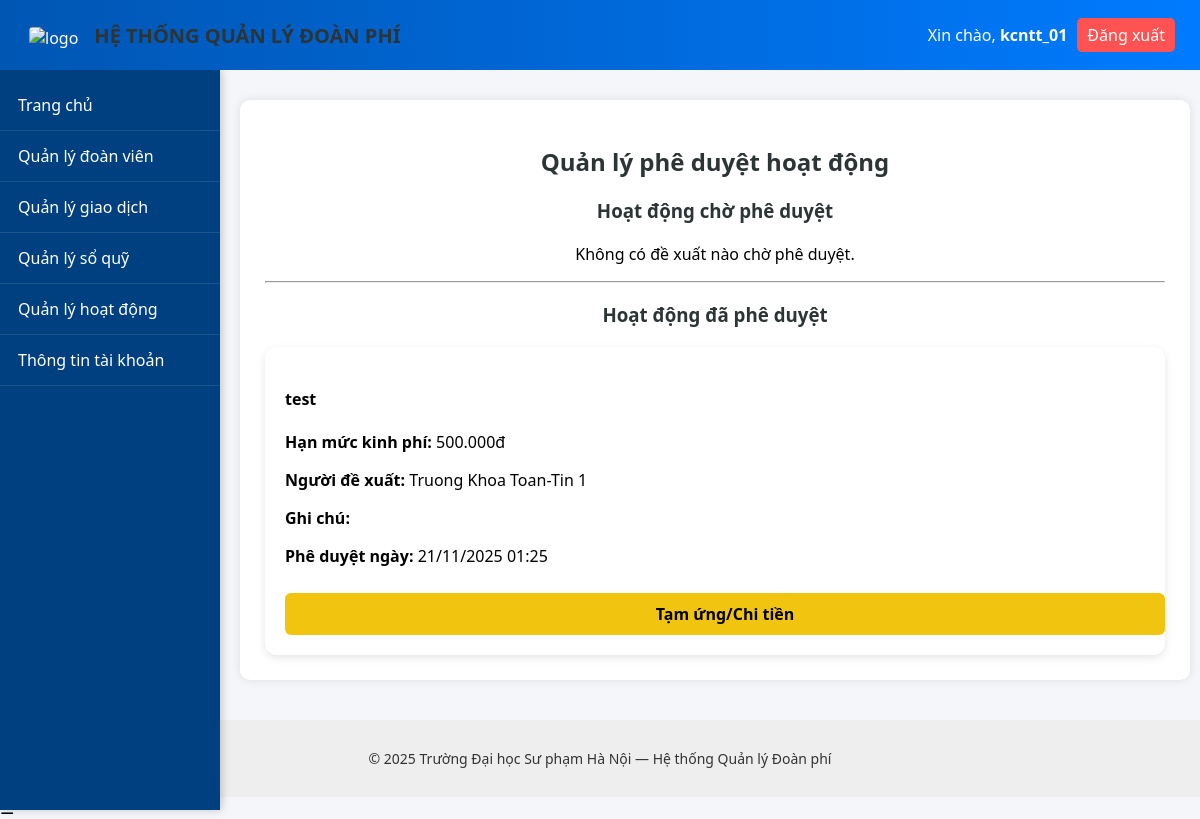
Page /pages/activity_approval.php (signed in) on the earlier database version.
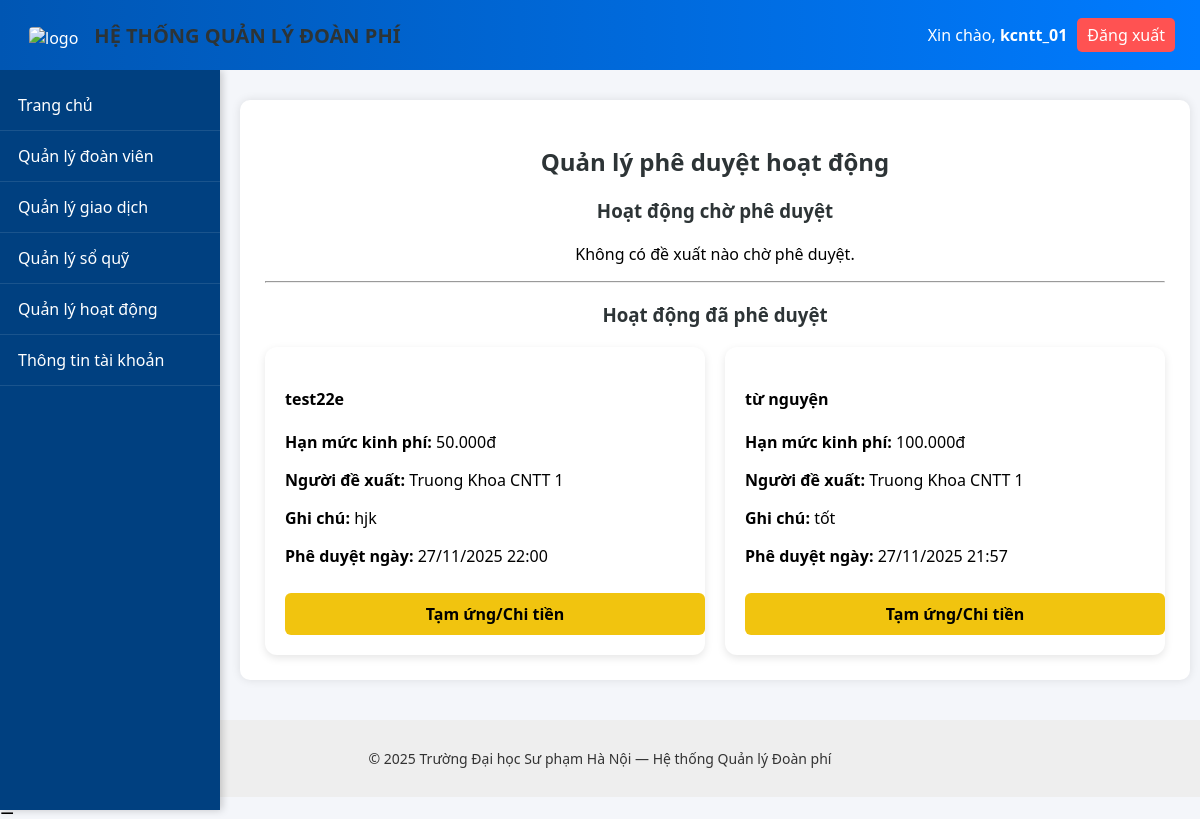
Same page on the later database version.
### tables this page shows
CREATE TABLE `activity_proposal` (
  `id` int(11) NOT NULL,
  `title` varchar(255) NOT NULL,
  `content` text DEFAULT NULL,
  `estimated_budget` decimal(12,2) NOT NULL DEFAULT 0.00,
  `expected_date` date NOT NULL,
  `proposer_id` int(11) NOT NULL,
  `unit_type` varchar(50) DEFAULT NULL,
  `unit_id` int(11) DEFAULT NULL,
  `status` varchar(50) DEFAULT 'Chờ phê duyệt',
  `approved_by` int(11) DEFAULT NULL,
  `approved_at` datetime DEFAULT NULL,
  `rejection_reason` text DEFAULT NULL,
  `approved_budget` decimal(12,2) DEFAULT NULL,
  `approval_comment` text DEFAULT NULL,
  `created_at` datetime DEFAULT current_timestamp(),
  `updated_at` datetime DEFAULT current_timestamp() ON UPDATE current_timestamp()
);

CREATE TABLE `users` (
  `userId` int(11) NOT NULL,
  `userName` varchar(255) NOT NULL,
  `fullName` varchar(255) DEFAULT NULL,
  `gender` enum('M','F','O') DEFAULT 'O',
  `identifyCard` varchar(255) DEFAULT NULL,
  `email` varchar(255) DEFAULT NULL,
  `password` varchar(255) NOT NULL,
  `birthDate` date DEFAULT NULL,
  `joinDate` date DEFAULT NULL,
  `unit` varchar(255) DEFAULT NULL,
  `isAdmin` tinyint(1) DEFAULT 0,
  `createdAt` datetime DEFAULT current_timestamp(),
  `updatedAt` datetime DEFAULT current_timestamp() ON UPDATE current_timestamp()
);

### pages/activity_approval.php (the view, shortened to what this page needs)
<?php
include("../includes/header.php");
include("../includes/navbar.php");
include("../config/db.php");
$proposals = $conn->query("
  SELECT p.id, p.title, p.content, p.estimated_budget, p.expected_date, p.created_at,
         u.fullName AS proposer_name, ou.unit_name
  FROM activity_proposal p
  JOIN users u ON p.proposer_id = u.userId
  LEFT JOIN organization_units ou ON u.unit = ou.id
  WHERE p.status = 'Chờ phê duyệt'
  ORDER BY p.created_at DESC
");
$approved = $conn->query("
  SELECT p.id, p.title, p.approved_budget, p.approval_comment, p.approved_at, u.fullName
  FROM activity_proposal p
  JOIN users u ON p.proposer_id = u.userId
  WHERE p.status = 'Đã phê duyệt'
  ORDER BY p.approved_at DESC
");
?>
<div class="container">
  <h2>Quản lý phê duyệt hoạt động</h2>
  <h3>Hoạt động chờ phê duyệt</h3>
  <?php if ($proposals->num_rows > 0): ?>
    <div class="proposal-grid">
      <?php while ($p = $proposals->fetch_assoc()): ?>
        <div class="proposal-card" id="card-<?= $p['id'] ?>">
          <h4><?= htmlspecialchars($p['title']) ?></h4>
          <p><b>Người đề xuất:</b> <?= htmlspecialchars($p['proposer_name']) ?> (<?= htmlspecialchars($p['unit_name']) ?>)</p>
          <p><b>Dự toán:</b> <?= number_format($p['estimated_budget'], 0, ',', '.') ?>đ</p>
          <p><b>Ngày dự kiến:</b> <?= date("d/m/Y", strtotime($p['expected_date'])) ?></p>
          <p><b>Nội dung:</b> <?= nl2br(htmlspecialchars($p['content'])) ?></p>
          <div class="actions">
            <button class="btn-approve" onclick="showApproveForm(<?= $p['id'] ?>)">Phê duyệt</button>
            <button class="btn-reject" onclick="showRejectForm(<?= $p['id'] ?>)">Từ chối</button>
          </div>
          <form method="POST" class="approval-form hidden" id="approve-form-<?= $p['id'] ?>">
            <input type="hidden" name="proposal_id" value="<?= $p['id'] ?>">
            <label>Hạn mức kinh phí:</label>
            <input type="number" name="approved_budget" min="0" step="1000" required>
            <label>Ghi chú:</label>
            <textarea name="approval_comment" rows="2"></textarea>
            <div class="form-actions">
              <button type="submit" name="action" value="approve" class="btn-confirm">Xác nhận phê duyệt</button>
              <button type="button" class="btn-cancel" onclick="hideForms(<?= $p['id'] ?>)">Hủy</button>
            </div>
          </form>
          <form method="POST" class="rejection-form hidden" id="reject-form-<?= $p['id'] ?>">
            <input type="hidden" name="proposal_id" value="<?= $p['id'] ?>">
            <label>Lý do từ chối:</label>
            <textarea name="rejection_reason" rows="2" required></textarea>
            <div class="form-actions">
              <button type="submit" name="action" value="reject" class="btn-confirm">Xác nhận từ chối</button>
              <button type="button" class="btn-cancel" onclick="hideForms(<?= $p['id'] ?>)">Hủy</button>
            </div>
          </form>
        </div>
      <?php endwhile; ?>
    </div>
  <?php else: ?>
    <p style="text-align:center;">Không có đề xuất nào chờ phê duyệt.</p>
  <?php endif; ?>
  <hr>
  <h3>Hoạt động đã phê duyệt</h3>
  <?php if ($approved->num_rows > 0): ?>
    <div class="approved-grid">
      <?php while ($a = $approved->fetch_assoc()): ?>
        <div class="approved-card">
          <h4><?= htmlspecialchars($a['title']) ?></h4>
          <p><b>Hạn mức kinh phí:</b> <?= number_format($a['approved_budget'], 0, ',', '.') ?>đ</p>
          <p><b>Người đề xuất:</b> <?= htmlspecialchars($a['fullName']) ?></p>
          <p><b>Ghi chú:</b> <?= htmlspecialchars($a['approval_comment']) ?></p>
          <p><b>Phê duyệt ngày:</b> <?= date("d/m/Y H:i", strtotime($a['approved_at'])) ?></p>
          <a href="disbursement.php?id=<?= $a['id'] ?>" class="btn-transfer">Tạm ứng/Chi tiền</a>
        </div>
      <?php endwhile; ?>
    </div>
  <?php else: ?>
    <p style="text-align:center;">Chưa có hoạt động nào được phê duyệt.</p>
  <?php endif; ?>
</div>
<?php include("../includes/footer.php"); ?>

### includes/header.php (shortened to what this page needs)
<!DOCTYPE html>
<html lang="vi">
<head>
  <link rel="stylesheet" href="../public/css/style.css">
</head>
<body>
<header class="header">
  <div class="header-left">
    <div>
      <img src="../public/img/logo.png" alt="logo">
    </div>
    <h2>HỆ THỐNG QUẢN LÝ ĐOÀN PHÍ</h2>
  </div>
  <div class="header-right">
    <?php if(isset($_SESSION['user'])): ?>
      <span>Xin chào, <b><?php echo htmlspecialchars($_SESSION['user']['userName']); ?></b></span>
      <a href="logout.php" class="btn-logout">Đăng xuất</a>
    <?php endif; ?>
  </div>
</header>

### includes/navbar.php (shortened to what this page needs)
<nav class="sidebar">
  <ul>
    <li><a href="dashboard.php">Trang chủ</a></li>
    <?php
    if (isset($_SESSION['user'])) {
        $role = $_SESSION['user']['role_name'] ?? '';
        if (
            $_SESSION['user']['isAdmin'] == 1 ||
            in_array($role, ['BCH Trường', 'BCH Khoa', 'BCH Chi đoàn'])
        ) {
            echo '<li><a href="members.php">Quản lý đoàn viên</a></li>';
        }
    }
    ?>
    <?php
    if (isset($_SESSION['user'])) {
        $role = $_SESSION['user']['role_name'] ?? '';
        if (
            $_SESSION['user']['isAdmin'] == 1 ||
            in_array($role, ['BCH Trường', 'BCH Khoa', 'BCH Chi đoàn'])
        ) {
            echo '<li><a href="manage_transactions.php">Quản lý giao dịch</a></li>';
        }
    }
    ?>
    <?php
    if (isset($_SESSION['user'])) {
        $role = $_SESSION['user']['role_name'] ?? '';
        if (in_array($role, ['BCH Trường', 'BCH Khoa', 'BCH Chi đoàn'])
        ) {
            echo '<li><a href="fee_cashbook_summary.php">Quản lý sổ quỹ</a></li>';
        }
    }
    ?>
    <?php
    if (isset($_SESSION['user'])) {
        $role = $_SESSION['user']['role_name'] ?? '';
        if (in_array($role, ['BCH Trường', 'BCH Khoa', 'BCH Chi đoàn'])
        ) {
            echo '<li><a href="activity_management.php">Quản lý hoạt động</a></li>';
        }
    }
    ?>
    <li><a href="profile.php">Thông tin tài khoản</a></li>
  </ul>
</nav>

### includes/footer.php (shortened to what this page needs)
<footer class="footer">
  <p>© <?php echo date('Y'); ?> Trường Đại học Sư phạm Hà Nội — Hệ thống Quản lý Đoàn phí</p>
</footer>
</body>
</html>

### public/css/style.css (style rules this page uses)
body { margin: 0; font-family: "Segoe UI", sans-serif; background-color: #f4f6fa; }
.header { background: linear-gradient(90deg, #0056b3, #007bff); color: white; padding: 15px 25px; display: flex; justify-content: space-between; align-items: center; }
.btn-logout { background: #ff5252; color: white; padding: 6px 10px; text-decoration: none; border-radius: 5px; }
.container { max-width: 1100px; margin: 30px auto; background: white; border-radius: 10px; padding: 25px; box-shadow: 0 0 10px rgba(0,0,0,0.1); }
.footer { text-align: center; padding: 15px; background: #eee; color: #333; font-size: 14px; margin-top: 40px; }
.sidebar { position: fixed; top: 70px; left: 0; width: 220px; height: calc(100vh - 70px); background-color: #004080; color: white; padding-top: 10px; overflow-y: auto; box-shadow: 2px 0 8px rgba(0,0,0,0.2); }
.sidebar ul { list-style: none; margin: 0; padding: 0; }
.sidebar ul li { border-bottom: 1px solid rgba(255, 255, 255, 0.1); }
.sidebar ul li a { display: block; color: white; text-decoration: none; padding: 14px 18px; transition: 0.3s; }
.header { position: fixed; top: 0; left: 0; right: 0; height: 70px; z-index: 100; }
body { margin: 0; padding-top: 70px; }
.header { position: fixed; top: 0; left: 0; right: 0; height: 70px; background: linear-gradient(90deg, #0056b3, #007bff); color: white; display: flex; justify-content: space-between; align-items: center; padding: 0 25px; z-index: 1000; }
.header-left h2 { margin: 0; font-size: 20px; }
.header-right { display: flex; align-items: center; gap: 10px; }
.header-left { display: flex; align-items: center; gap: 12px; }
.header-left img { width: 50px; height: 50px; object-fit: contain; border-radius: 8px; padding: 4px; margin-top: 5px; }
.sidebar { position: fixed; top: 70px; left: 0; width: 220px; height: calc(100vh - 70px); background-color: #004080; color: white; padding-top: 10px; overflow-y: auto; box-shadow: 2px 0 8px rgba(0, 0, 0, 0.2); z-index: 900; }
h2 { color: #333; margin-bottom: 15px; }

### pages/activity_approval.php (style rules this page uses)
.container { padding:25px; margin-left:240px; max-width:calc(100% - 300px); }
h2, h3 { text-align:center; color:#2d3436; margin-bottom:20px; }
.proposal-grid, .approved-grid { display:grid; grid-template-columns:repeat(auto-fit, minmax(320px, 1fr)); gap:20px; }
.proposal-card, .approved-card { background:white; border-radius:12px; padding:20px; box-shadow:0 3px 8px rgba(0,0,0,0.1); transition:0.2s; }
.btn-transfer { margin-top:10px; display:inline-block; width:100%; text-align:center; background:#f1c40f; border:none; padding:10px; border-radius:6px; font-weight:bold; cursor:pointer; color:black; text-decoration:none; }

Differences in the rows shown:
removed activity_proposal: title "test", approved_budget "500.000", approved_by.fullName "Truong Khoa Toan-Tin 1", approved_at "21/11/2025 01:25"
added activity_proposal: title "test22e", approved_budget "50.000", approved_by.fullName "Truong Khoa CNTT 1", approval_comment "hjk", approved_at "27/11/2025 22:00"
added activity_proposal: title "từ nguyện", approved_budget "100.000", approved_by.fullName "Truong Khoa CNTT 1", approval_comment "tốt", approved_at "27/11/2025 21:57"
